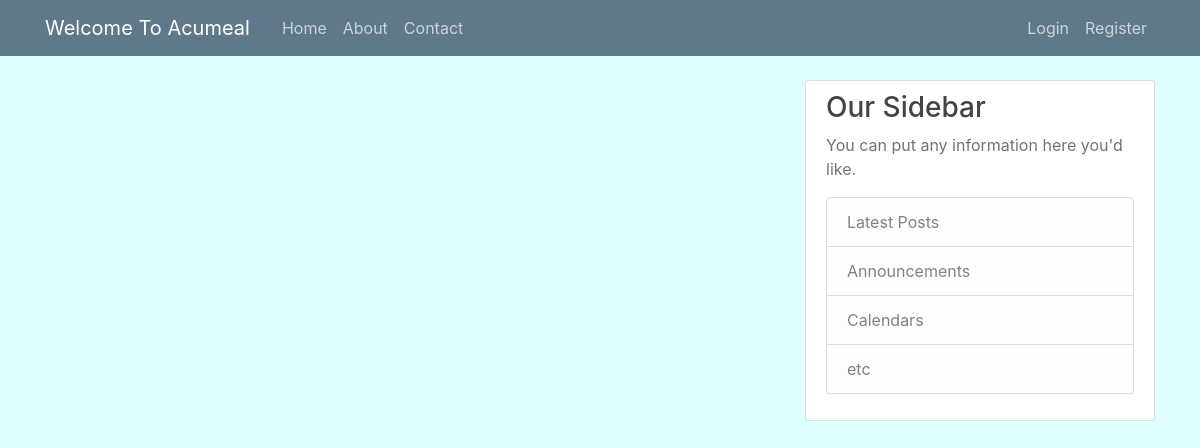
The app's page /home, older data.
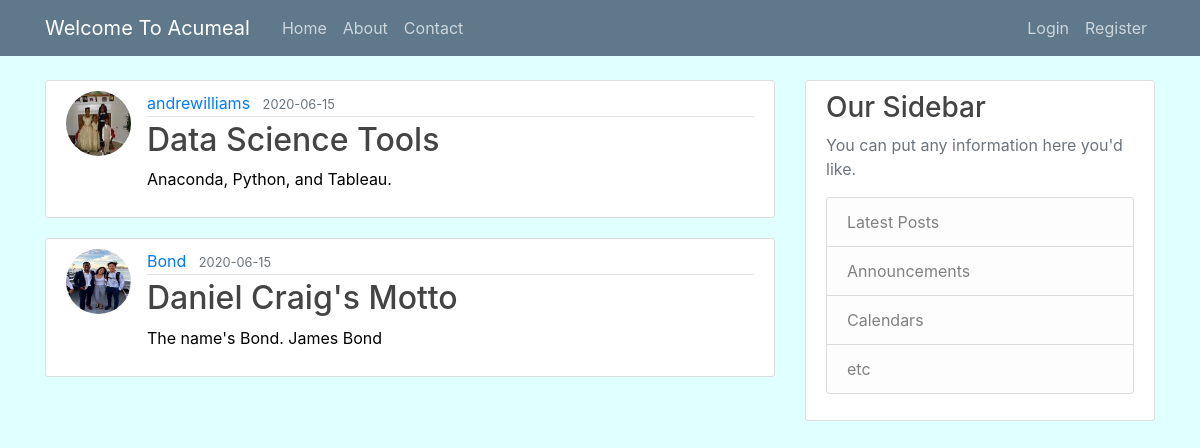
The same page, newer data.
### flaskapp/models.py (models this page shows, shortened)
class Posts(db.Model):
    id = db.Column(db.Integer, primary_key=True)
    title = db.Column(db.String(100), unique=True, nullable=False)
    date_posted = db.Column(db.DateTime, nullable=False, default=datetime.utcnow())
    content = db.Column(db.Text, nullable=False)
    user_id = db.Column(db.Integer, db.ForeignKey('user.id'), nullable=False)

class User(db.Model, UserMixin):
    id = db.Column(db.Integer, primary_key=True)
    username = db.Column(db.String(20), unique=True, nullable=False)
    email = db.Column(db.String(120), unique=True, nullable=False)
    image_file = db.Column(db.String(20), nullable=False, default='default.jpg')
    password = db.Column(db.String(60), nullable=False)
    posts = db.relationship('Posts', backref='author', lazy=True) # related to posts: 1 to many relationship
    mealplan = db.relationship('Mealplan', backref='author', lazy=True) # 1 to many relationship with user
    meal = db.relationship('Meal', backref='author', lazy=True)

### flaskapp/routes.py (the view)
@app.route('/home')
def home():
    posts = Posts.query.all()
    return render_template('home.html', posts=posts)

### flaskapp/templates/home.html (shortened to what this page needs)
{% extends 'base.html' %}
{% block content %}
    {% for post in posts %}
        <article class="media content-section">
        <img class="rounded-circle article-img" src="{{ url_for('static', filename='profile_pics/' + post.author.image_file) }}">
        <div class="media-body">
            <div class="article-metadata">
                <a class="mr-2" href="#">{{ post.author.username }}</a>
                <small class="text-muted">{{ post.date_posted.strftime('%Y-%m-%d') }}</small>
            </div>
                <h2> <a class="article-title" href="{{ url_for('post', post_id=post.id) }}">{{ post.title }}</a> </h2>
                    <p class="article-content">{{ post.content }}</p>
        </div>
        </article>
    {% endfor %}
{% endblock content %}

### flaskapp/templates/base.html (shortened to what this page needs)
<!DOCTYPE html>
<html>
<head>
    <link rel="stylesheet" href="https://maxcdn.bootstrapcdn.com/bootstrap/4.0.0/css/bootstrap.min.css">
    <link rel="stylesheet" type="text/css" href="{{ url_for('static', filename='main.css') }}">
</head>
<body>
    <header class="site-header">
      <nav class="navbar navbar-expand-md navbar-dark bg-steel fixed-top">
        <div class="container">
          <a class="navbar-brand mr-4" href="{{ url_for('home') }}">Welcome To Acumeal</a>
          <div class="collapse navbar-collapse" id="navbarToggle">
            <div class="navbar-nav mr-auto">
              <a class="nav-item nav-link" href="{{ url_for("home")}}">Home</a>
              <a class="nav-item nav-link" href="{{ url_for("about") }}">About</a>
              <a class="nav-item nav-link" href="{{ url_for("contact") }}">Contact</a>
            </div>
            <div class="navbar-nav">
            {% if current_user.is_authenticated %}
              <a class="nav-item nav-link" href="{{ url_for("mealplan") }}">Meal Plan</a>
              <a class="nav-item nav-link" href="{{ url_for("new_post") }}">New Post</a>
              <a class="nav-item nav-link" href="{{ url_for("account") }}">Account</a>
              <a class="nav-item nav-link" href="{{ url_for("logout") }}">Logout</a>
            {% else %}
              <a class="nav-item nav-link" href="{{ url_for("normlogin") }}">Login</a>
              <a class="nav-item nav-link" href="{{ url_for("registration") }}">Register</a>
            {% endif%}
            </div>
          </div>
        </div>
      </nav>
    </header>
    <main role="main" class="container">
      <div class="row">
        <div class="col-md-8">
          {% block content %}{% endblock %}
        </div>
        {% block side %}
        <div class="col-md-4">
          <div class="content-section">
            <h3>Our Sidebar</h3>
            <p class='text-muted'>You can put any information here you'd like.
              <ul class="list-group">
                    <li class="list-group-item list-group-item-light">Latest Posts</li>
                    <li class="list-group-item list-group-item-light">Announcements</li>
                    <li class="list-group-item list-group-item-light">Calendars</li>
                    <li class="list-group-item list-group-item-light">etc</li>
              </ul>
            </p>
          </div>
        </div>
        {% endblock side %}
        </div>
    </main>
</body>
</html>

### flaskapp/static/main.css (style rules this page uses)
body { background: lightcyan; color: black; margin-top: 5rem; }
h1, h2, h3, h4, h5, h6 { color: #444444; }
.bg-steel { background-color: #5f788a; }
.site-header .navbar-nav .nav-link { color: #cbd5db; }
.content-section { background: #ffffff; padding: 10px 20px; border: 1px solid #dddddd; border-radius: 3px; margin-bottom: 20px; }
.article-title { color: #444444; }
.article-content { white-space: pre-line; }
.article-img { height: 65px; width: 65px; margin-right: 16px; }
.article-metadata { padding-bottom: 1px; margin-bottom: 4px; border-bottom: 1px solid #e3e3e3 }

Row changes from the older to the newer data that the page shows:
added Posts: image_file (picture), author.username "andrewilliams", date_posted "2020-06-15", title "Data Science Tools", content "Anaconda, Python, and Tableau."
added Posts: image_file (placeholder picture), author.username "Bond", date_posted "2020-06-15", title "Daniel Craig's Motto", content "The name's Bond. James Bond"
